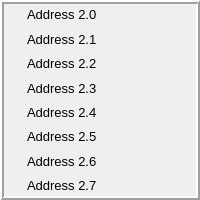
        <widget class="QFrame" name="frame_3">
         <property name="minimumSize">
          <size>
           <width>142</width>
           <height>200</height>
          </size>
         </property>
         <property name="maximumSize">
          <size>
           <width>16777215</width>
           <height>200</height>
          </size>
         </property>
         <property name="frameShape">
          <enum>QFrame::Box</enum>
         </property>
         <property name="frameShadow">
          <enum>QFrame::Raised</enum>
         </property>
         <property name="lineWidth">
          <number>2</number>
         </property>
         <layout class="QVBoxLayout" name="verticalLayout_7">
          <property name="spacing">
           <number>3</number>
          </property>
          <property name="leftMargin">
           <number>0</number>
          </property>
          <property name="topMargin">
           <number>0</number>
          </property>
          <property name="rightMargin">
           <number>0</number>
          </property>
          <property name="bottomMargin">
           <number>0</number>
          </property>
          <item>
           <layout class="QHBoxLayout" name="horizontalLayout_26">
            <item>
             <widget class="Led" name="led3_19">
              <property name="minimumSize">
               <size>
                <width>20</width>
                <height>20</height>
               </size>
              </property>
              <property name="maximumSize">
               <size>
                <width>20</width>
                <height>20</height>
               </size>
              </property>
              <property name="toolTip">
               <string>&lt;html&gt;&lt;head/&gt;&lt;body&gt;&lt;p&gt;toolTip&lt;/p&gt;&lt;/body&gt;&lt;/html&gt;</string>
              </property>
              <property name="whatsThis">
               <string>&lt;html&gt;&lt;head/&gt;&lt;body&gt;&lt;p&gt;This is led3&lt;/p&gt;&lt;/body&gt;&lt;/html&gt;</string>
              </property>
              <property name="valueType">
               <enum>MbWidget::BOOL</enum>
              </property>
              <property name="regAddr">
               <number>2</number>
              </property>
              <property name="bitAddr">
               <number>0</number>
              </property>
              <property name="cmdAddr">
               <number>10</number>
              </property>
              <property name="cmdCode">
               <number>256</number>
              </property>
              <property name="onColor">
               <color>
                <red>208</red>
                <green>208</green>
                <blue>0</blue>
               </color>
              </property>
              <property name="offColor">
               <color>
                <red>135</red>
                <green>135</green>
                <blue>0</blue>
               </color>
              </property>
              <property name="undefColor">
               <color>
                <red>136</red>
                <green>138</green>
                <blue>133</blue>
               </color>
              </property>
             </widget>
            </item>
            <item>
             <widget class="QLabel" name="label_24">
              <property name="font">
               <font>
                <pointsize>10</pointsize>
               </font>
              </property>
              <property name="text">
               <string>Address 2.0</string>
              </property>
             </widget>
            </item>
           </layout>
          </item>
          <item>
           <layout class="QHBoxLayout" name="horizontalLayout_27">
            <item>
             <widget class="Led" name="led3_20">
              <property name="minimumSize">
               <size>
                <width>20</width>
                <height>20</height>
               </size>
              </property>
              <property name="maximumSize">
               <size>
                <width>20</width>
                <height>20</height>
               </size>
              </property>
              <property name="toolTip">
               <string>&lt;html&gt;&lt;head/&gt;&lt;body&gt;&lt;p&gt;toolTip&lt;/p&gt;&lt;/body&gt;&lt;/html&gt;</string>
              </property>
              <property name="whatsThis">
               <string>&lt;html&gt;&lt;head/&gt;&lt;body&gt;&lt;p&gt;This is led3&lt;/p&gt;&lt;/body&gt;&lt;/html&gt;</string>
              </property>
              <property name="valueType">
               <enum>MbWidget::BOOL</enum>
              </property>
              <property name="regAddr">
               <number>2</number>
              </property>
              <property name="bitAddr">
               <number>1</number>
              </property>
              <property name="cmdAddr">
               <number>10</number>
              </property>
              <property name="cmdCode">
               <number>256</number>
              </property>
              <property name="onColor">
               <color>
                <red>208</red>
                <green>208</green>
                <blue>0</blue>
               </color>
              </property>
              <property name="offColor">
               <color>
                <red>135</red>
                <green>135</green>
                <blue>0</blue>
               </color>
              </property>
              <property name="undefColor">
               <color>
                <red>136</red>
                <green>138</green>
                <blue>133</blue>
               </color>
              </property>
             </widget>
            </item>
            <item>
             <widget class="QLabel" name="label_25">
              <property name="font">
               <font>
                <pointsize>10</pointsize>
               </font>
              </property>
              <property name="text">
               <string>Address 2.1</string>
              </property>
             </widget>
            </item>
           </layout>
          </item>
          <item>
           <layout class="QHBoxLayout" name="horizontalLayout_28">
            <item>
             <widget class="Led" name="led3_21">
              <property name="minimumSize">
               <size>
                <width>20</width>
                <height>20</height>
               </size>
              </property>
              <property name="maximumSize">
               <size>
                <width>20</width>
                <height>20</height>
               </size>
              </property>
              <property name="toolTip">
               <string>&lt;html&gt;&lt;head/&gt;&lt;body&gt;&lt;p&gt;toolTip&lt;/p&gt;&lt;/body&gt;&lt;/html&gt;</string>
              </property>
              <property name="whatsThis">
               <string>&lt;html&gt;&lt;head/&gt;&lt;body&gt;&lt;p&gt;This is led3&lt;/p&gt;&lt;/body&gt;&lt;/html&gt;</string>
              </property>
              <property name="valueType">
               <enum>MbWidget::BOOL</enum>
              </property>
              <property name="regAddr">
               <number>2</number>
              </property>
              <property name="bitAddr">
               <number>2</number>
              </property>
              <property name="cmdAddr">
               <number>10</number>
              </property>
              <property name="cmdCode">
               <number>256</number>
              </property>
              <property name="onColor">
               <color>
                <red>208</red>
                <green>208</green>
                <blue>0</blue>
               </color>
              </property>
              <property name="offColor">
               <color>
                <red>135</red>
                <green>135</green>
                <blue>0</blue>
               </color>
              </property>
              <property name="undefColor">
               <color>
                <red>136</red>
                <green>138</green>
                <blue>133</blue>
               </color>
              </property>
             </widget>
            </item>
            <item>
             <widget class="QLabel" name="label_26">
              <property name="font">
               <font>
                <pointsize>10</pointsize>
               </font>
              </property>
              <property name="text">
               <string>Address 2.2</string>
              </property>
             </widget>
            </item>
           </layout>
          </item>
          <item>
           <layout class="QHBoxLayout" name="horizontalLayout_29">
            <item>
             <widget class="Led" name="led3_22">
              <property name="minimumSize">
               <size>
                <width>20</width>
                <height>20</height>
               </size>
              </property>
              <property name="maximumSize">
               <size>
                <width>20</width>
                <height>20</height>
               </size>
              </property>
              <property name="toolTip">
               <string>&lt;html&gt;&lt;head/&gt;&lt;body&gt;&lt;p&gt;toolTip&lt;/p&gt;&lt;/body&gt;&lt;/html&gt;</string>
              </property>
              <property name="whatsThis">
               <string>&lt;html&gt;&lt;head/&gt;&lt;body&gt;&lt;p&gt;This is led3&lt;/p&gt;&lt;/body&gt;&lt;/html&gt;</string>
              </property>
              <property name="valueType">
               <enum>MbWidget::BOOL</enum>
              </property>
              <property name="regAddr">
               <number>2</number>
              </property>
              <property name="bitAddr">
               <number>3</number>
              </property>
              <property name="cmdAddr">
               <number>10</number>
              </property>
              <property name="cmdCode">
               <number>256</number>
              </property>
              <property name="onColor">
               <color>
                <red>208</red>
                <green>208</green>
                <blue>0</blue>
               </color>
              </property>
              <property name="offColor">
               <color>
                <red>135</red>
                <green>135</green>
                <blue>0</blue>
               </color>
              </property>
              <property name="undefColor">
               <color>
                <red>136</red>
                <green>138</green>
                <blue>133</blue>
               </color>
              </property>
             </widget>
            </item>
            <item>
             <widget class="QLabel" name="label_27">
              <property name="font">
               <font>
                <pointsize>10</pointsize>
               </font>
              </property>
              <property name="text">
               <string>Address 2.3</string>
              </property>
             </widget>
            </item>
           </layout>
          </item>
          <item>
           <layout class="QHBoxLayout" name="horizontalLayout_30">
            <item>
             <widget class="Led" name="led3_23">
              <property name="minimumSize">
               <size>
                <width>20</width>
                <height>20</height>
               </size>
              </property>
              <property name="maximumSize">
               <size>
                <width>20</width>
                <height>20</height>
               </size>
              </property>
              <property name="toolTip">
               <string>&lt;html&gt;&lt;head/&gt;&lt;body&gt;&lt;p&gt;toolTip&lt;/p&gt;&lt;/body&gt;&lt;/html&gt;</string>
              </property>
              <property name="whatsThis">
               <string>&lt;html&gt;&lt;head/&gt;&lt;body&gt;&lt;p&gt;This is led3&lt;/p&gt;&lt;/body&gt;&lt;/html&gt;</string>
              </property>
              <property name="valueType">
               <enum>MbWidget::BOOL</enum>
              </property>
              <property name="regAddr">
               <number>2</number>
              </property>
              <property name="bitAddr">
               <number>4</number>
              </property>
              <property name="cmdAddr">
               <number>10</number>
              </property>
              <property name="cmdCode">
               <number>256</number>
              </property>
              <property name="onColor">
               <color>
                <red>208</red>
                <green>208</green>
                <blue>0</blue>
               </color>
              </property>
              <property name="offColor">
               <color>
                <red>135</red>
                <green>135</green>
                <blue>0</blue>
               </color>
              </property>
              <property name="undefColor">
               <color>
                <red>136</red>
                <green>138</green>
                <blue>133</blue>
               </color>
              </property>
             </widget>
            </item>
            <item>
             <widget class="QLabel" name="label_28">
              <property name="font">
               <font>
                <pointsize>10</pointsize>
               </font>
              </property>
              <property name="text">
               <string>Address 2.4</string>
              </property>
             </widget>
            </item>
           </layout>
          </item>
          <item>
           <layout class="QHBoxLayout" name="horizontalLayout_31">
            <item>
             <widget class="Led" name="led3_24">
              <property name="minimumSize">
               <size>
                <width>20</width>
                <height>20</height>
               </size>
              </property>
              <property name="maximumSize">
               <size>
                <width>20</width>
                <height>20</height>
               </size>
              </property>
              <property name="toolTip">
               <string>&lt;html&gt;&lt;head/&gt;&lt;body&gt;&lt;p&gt;toolTip&lt;/p&gt;&lt;/body&gt;&lt;/html&gt;</string>
              </property>
              <property name="whatsThis">
               <string>&lt;html&gt;&lt;head/&gt;&lt;body&gt;&lt;p&gt;This is led3&lt;/p&gt;&lt;/body&gt;&lt;/html&gt;</string>
              </property>
              <property name="valueType">
               <enum>MbWidget::BOOL</enum>
              </property>
              <property name="regAddr">
               <number>2</number>
              </property>
              <property name="bitAddr">
               <number>5</number>
              </property>
              <property name="cmdAddr">
               <number>10</number>
              </property>
              <property name="cmdCode">
               <number>256</number>
              </property>
              <property name="onColor">
               <color>
                <red>208</red>
                <green>208</green>
                <blue>0</blue>
               </color>
              </property>
              <property name="offColor">
               <color>
                <red>135</red>
                <green>135</green>
                <blue>0</blue>
               </color>
              </property>
              <property name="undefColor">
               <color>
                <red>136</red>
                <green>138</green>
                <blue>133</blue>
               </color>
              </property>
             </widget>
            </item>
            <item>
             <widget class="QLabel" name="label_29">
              <property name="font">
               <font>
                <pointsize>10</pointsize>
               </font>
              </property>
              <property name="text">
               <string>Address 2.5</string>
              </property>
             </widget>
            </item>
           </layout>
          </item>
          <item>
           <layout class="QHBoxLayout" name="horizontalLayout_32">
            <item>
             <widget class="Led" name="led3_25">
              <property name="minimumSize">
               <size>
                <width>20</width>
                <height>20</height>
               </size>
              </property>
              <property name="maximumSize">
               <size>
                <width>20</width>
                <height>20</height>
               </size>
              </property>
              <property name="toolTip">
               <string>&lt;html&gt;&lt;head/&gt;&lt;body&gt;&lt;p&gt;toolTip&lt;/p&gt;&lt;/body&gt;&lt;/html&gt;</string>
              </property>
              <property name="whatsThis">
               <string>&lt;html&gt;&lt;head/&gt;&lt;body&gt;&lt;p&gt;This is led3&lt;/p&gt;&lt;/body&gt;&lt;/html&gt;</string>
              </property>
              <property name="valueType">
               <enum>MbWidget::BOOL</enum>
              </property>
              <property name="regAddr">
               <number>2</number>
              </property>
              <property name="bitAddr">
               <number>6</number>
              </property>
              <property name="cmdAddr">
               <number>10</number>
              </property>
              <property name="cmdCode">
               <number>256</number>
              </property>
              <property name="onColor">
               <color>
                <red>208</red>
                <green>208</green>
                <blue>0</blue>
               </color>
              </property>
              <property name="offColor">
               <color>
                <red>135</red>
                <green>135</green>
                <blue>0</blue>
               </color>
              </property>
              <property name="undefColor">
               <color>
                <red>136</red>
                <green>138</green>
                <blue>133</blue>
               </color>
              </property>
             </widget>
            </item>
            <item>
             <widget class="QLabel" name="label_30">
              <property name="font">
               <font>
                <pointsize>10</pointsize>
               </font>
              </property>
              <property name="text">
               <string>Address 2.6</string>
              </property>
             </widget>
            </item>
           </layout>
          </item>
          <item>
           <layout class="QHBoxLayout" name="horizontalLayout_33">
            <item>
             <widget class="Led" name="led3_26">
              <property name="minimumSize">
               <size>
                <width>20</width>
                <height>20</height>
               </size>
              </property>
              <property name="maximumSize">
               <size>
                <width>20</width>
                <height>20</height>
               </size>
              </property>
              <property name="toolTip">
               <string>&lt;html&gt;&lt;head/&gt;&lt;body&gt;&lt;p&gt;toolTip&lt;/p&gt;&lt;/body&gt;&lt;/html&gt;</string>
              </property>
              <property name="whatsThis">
               <string>&lt;html&gt;&lt;head/&gt;&lt;body&gt;&lt;p&gt;This is led3&lt;/p&gt;&lt;/body&gt;&lt;/html&gt;</string>
              </property>
              <property name="valueType">
               <enum>MbWidget::BOOL</enum>
              </property>
              <property name="regAddr">
               <number>2</number>
              </property>
              <property name="bitAddr">
               <number>7</number>
              </property>
              <property name="cmdAddr">
               <number>10</number>
              </property>
              <property name="cmdCode">
               <number>256</number>
              </property>
              <property name="onColor">
               <color>
                <red>208</red>
                <green>208</green>
                <blue>0</blue>
               </color>
              </property>
              <property name="offColor">
               <color>
                <red>135</red>
                <green>135</green>
                <blue>0</blue>
               </color>
              </property>
              <property name="undefColor">
               <color>
                <red>136</red>
                <green>138</green>
                <blue>133</blue>
               </color>
              </property>
             </widget>
            </item>
            <item>
             <widget class="QLabel" name="label_31">
              <property name="font">
               <font>
                <pointsize>10</pointsize>
               </font>
              </property>
              <property name="text">
               <string>Address 2.7</string>
              </property>
             </widget>
            </item>
           </layout>
          </item>
         </layout>
        </widget>
